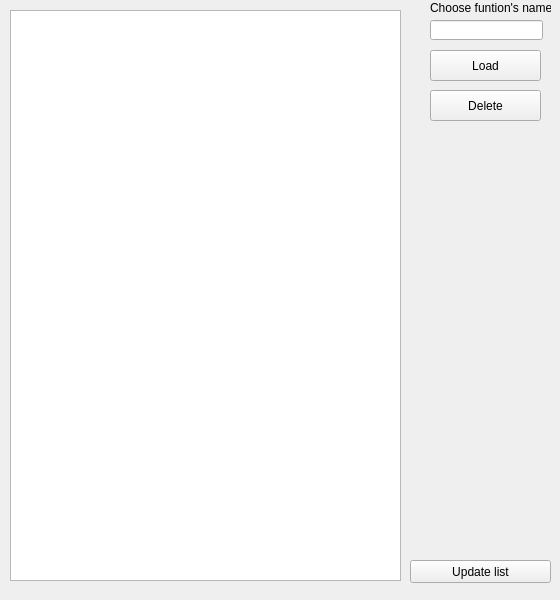
<?xml version="1.0" encoding="UTF-8"?>
<ui version="4.0">
 <class>LoadWindow</class>
 <widget class="QMainWindow" name="LoadWindow">
  <property name="geometry">
   <rect>
    <x>0</x>
    <y>0</y>
    <width>560</width>
    <height>600</height>
   </rect>
  </property>
  <property name="windowTitle">
   <string>Load Function</string>
  </property>
  <widget class="QWidget" name="centralwidget">
   <widget class="QListWidget" name="listWidget">
    <property name="geometry">
     <rect>
      <x>10</x>
      <y>10</y>
      <width>391</width>
      <height>571</height>
     </rect>
    </property>
    <property name="font">
     <font>
      <pointsize>11</pointsize>
     </font>
    </property>
   </widget>
   <widget class="QPushButton" name="loadButton">
    <property name="geometry">
     <rect>
      <x>430</x>
      <y>50</y>
      <width>111</width>
      <height>31</height>
     </rect>
    </property>
    <property name="text">
     <string>Load</string>
    </property>
   </widget>
   <widget class="QLineEdit" name="nameInput">
    <property name="geometry">
     <rect>
      <x>430</x>
      <y>20</y>
      <width>113</width>
      <height>20</height>
     </rect>
    </property>
   </widget>
   <widget class="QLabel" name="loadLb">
    <property name="geometry">
     <rect>
      <x>430</x>
      <y>0</y>
      <width>121</width>
      <height>16</height>
     </rect>
    </property>
    <property name="text">
     <string>Choose funtion's name:</string>
    </property>
   </widget>
   <widget class="QPushButton" name="deleteButton">
    <property name="geometry">
     <rect>
      <x>430</x>
      <y>90</y>
      <width>111</width>
      <height>31</height>
     </rect>
    </property>
    <property name="text">
     <string>Delete</string>
    </property>
   </widget>
   <widget class="QPushButton" name="updateButton">
    <property name="geometry">
     <rect>
      <x>410</x>
      <y>560</y>
      <width>141</width>
      <height>23</height>
     </rect>
    </property>
    <property name="text">
     <string>Update list</string>
    </property>
   </widget>
  </widget>
 </widget>
 <resources/>
 <connections/>
</ui>
